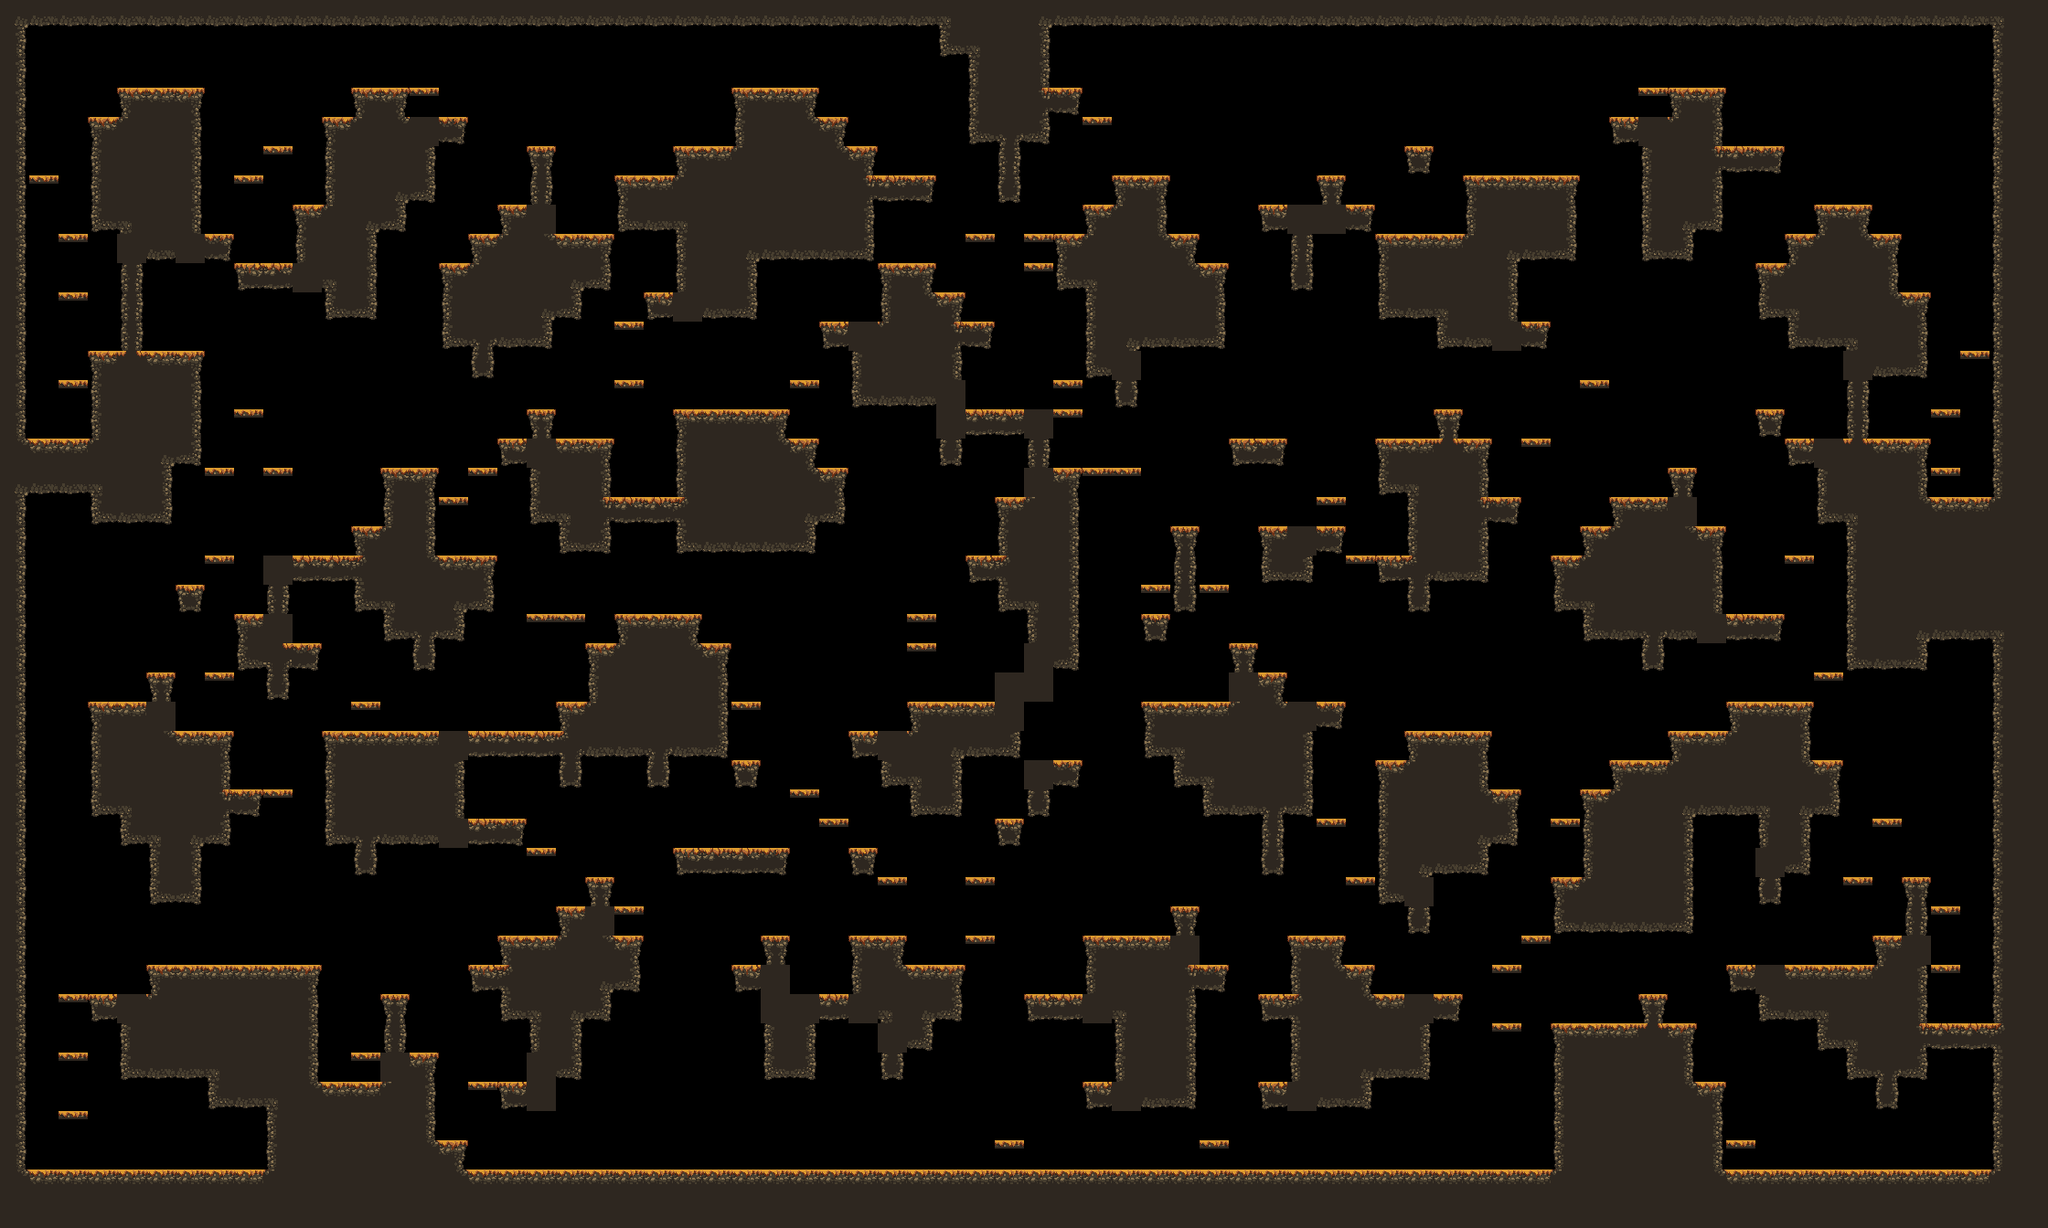

This is a level from a 2D game, rendered from its Tiled map with the project's own tilesets. A one-line summary and the map file follow, with tile-layer data summarised:
An orthogonal 70x42 tile map with 32x32 px tiles, 1 tile layer (main) and 17 objects (9x spawn, spawnPlayer0, spawnCrown0, spawnPlayer1, spawnCrown1, ...).

<map compressionlevel="0" height="42" infinite="0" nextlayerid="3" nextobjectid="4" orientation="orthogonal" renderorder="right-down" tiledversion="1.3.2" tileheight="32" tilewidth="32" version="1.2" width="70">
 <tileset firstgid="1" source="forest_fall_tile_set.tsx" />
 <layer height="42" id="1" name="main" width="70">
  <data>[2940 cells, 1310 non-empty, 27 distinct tile ids]</data>
 </layer>
 <objectgroup id="2" name="objects"><object id="1" name="spawnPlayer0" x="64" y="432.0" /><object id="2" name="spawnCrown0" x="256" y="208.0" /><object id="3" name="spawnPlayer1" x="2048" y="176.0" /><object id="4" name="spawnCrown1" x="2080" y="208.0" /><object id="5" name="spawnPlayer2" x="128" y="1232.0" /><object id="6" name="spawnCrown2" x="96" y="1232.0" /><object id="7" name="spawnPlayer3" x="2144" y="1232.0" /><object id="8" name="spawnCrown3" x="2016" y="1232.0" /><object id="9" name="spawn" x="128" y="720.0" /><object id="10" name="spawn" x="2144" y="496.0" /><object id="11" name="spawn" x="1568" y="1232.0" /><object id="12" name="spawn" x="1984" y="432.0" /><object id="13" name="spawn" x="1312" y="720.0" /><object id="14" name="spawn" x="928" y="1232.0" /><object id="15" name="spawn" x="544" y="752.0" /><object id="16" name="spawn" x="1600" y="1040.0" /><object id="17" name="spawn" x="1792" y="80.0" /></objectgroup></map>
